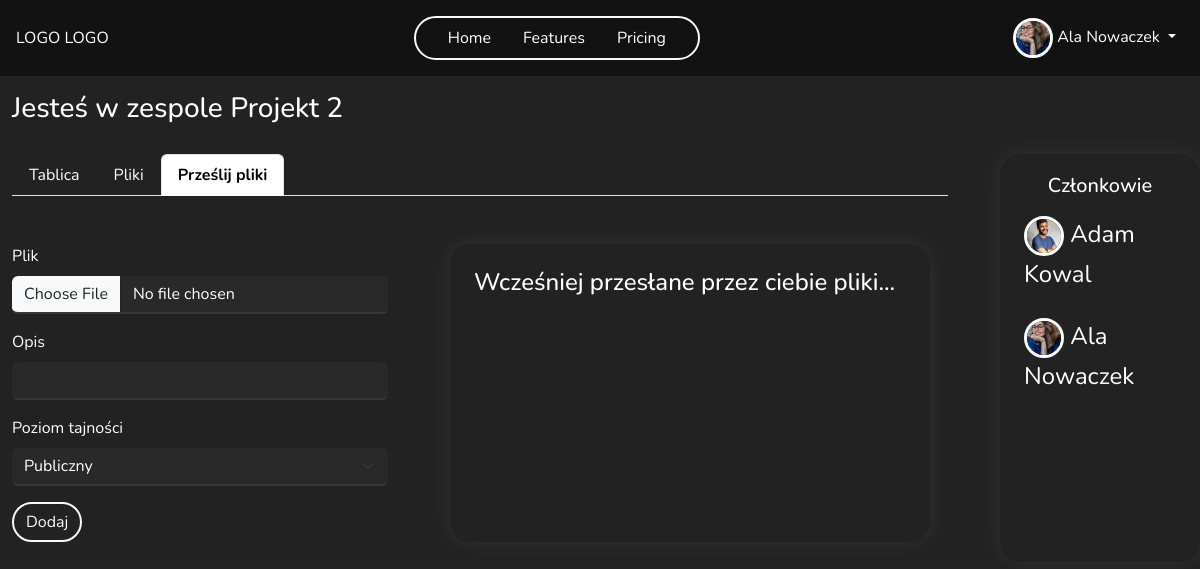
The app's page /team/4/add_file (signed in), older data.
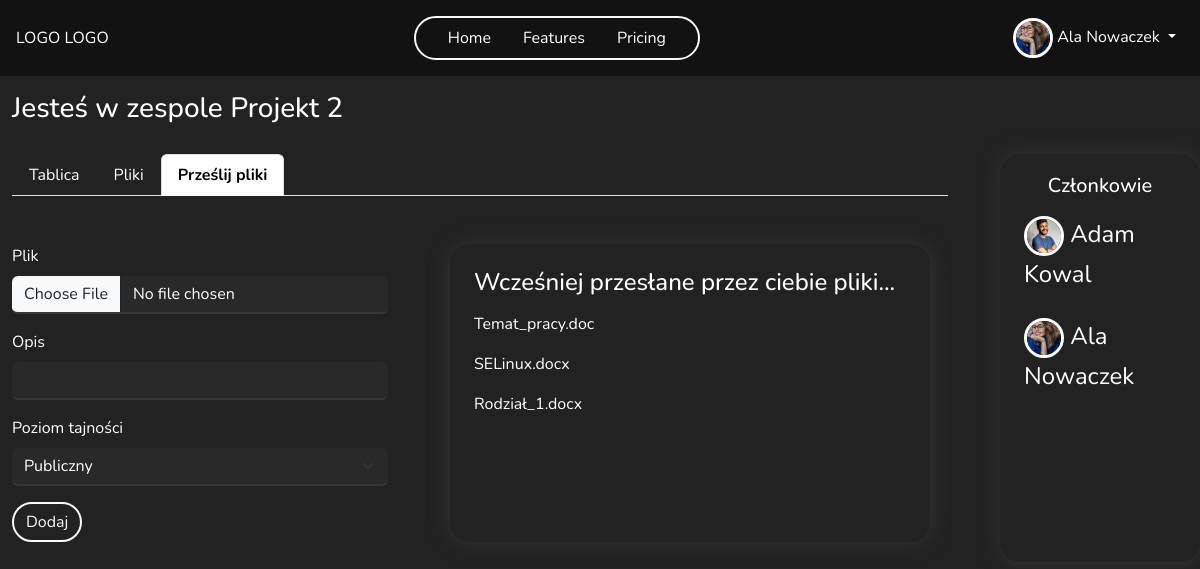
The same page, newer data.
### main/models.py (models this page shows, shortened)
class TeamMembership(models.Model):
    user = models.ForeignKey(User, on_delete=models.CASCADE)
    team = models.ForeignKey(Team, on_delete=models.CASCADE)
    groups = models.ManyToManyField(Group)
    def get_fullname_member(self):
        return f'{self.user.get_full_name()}'

class Profile(models.Model):
    user = models.OneToOneField(User, on_delete=models.CASCADE)
    image = models.ImageField(default='default.jpg', upload_to=UniqueFileName('profile_pics'))
    bio = models.TextField(max_length=500, blank=True, null=True)
    country = CountryField(default = 'PL')
    age = models.PositiveSmallIntegerField(blank=True, null=True)
    phone_number = models.CharField(max_length=20, blank=True, null=True)
    website = models.CharField(max_length=255, blank=True, null=True)

class File(models.Model):
    PRIVACY_CHOICES = [
        ('public', 'Publiczny'),
        ('confidencial', 'Poufny'),
        ('secret', 'Tajny')
    ]
    class Meta:
        permissions = [
            ('download_file', 'Can download file'),
            ('view_confidencial', 'Can view confidencial files'),
            ('edit_confidencial', 'Can edit confidencial files'),
            ('download_confidencial', 'Can download confidencial files'),
            ('view_secret', 'Can view secret files'),
            ('edit_secret', 'Can edit secret files'),
            ('download_secret', 'Can download secret files'),
        ]
    description = models.CharField(max_length=255)
    author = models.ForeignKey(User, on_delete=models.CASCADE)
    team = models.ForeignKey(Team, on_delete=models.CASCADE)
    file = models.FileField(upload_to=upload_to_team_folder, storage=gd_storage, validators=[CustomFileExtensionValidator(['pdf', 'doc', 'docx'])])
    upload_date = models.DateTimeField(default=timezone.now)
    version = models.SmallIntegerField(default=1)
    last_editor = models.ForeignKey(User, on_delete=models.SET_NULL, null=True, blank=True, related_name='last_edited_files')
    privacy_level = models.CharField(max_length=12, choices=PRIVACY_CHOICES, default='public')
    def get_file_name(self):
        return os.path.basename(self.file.name)
    def download(self, request):
        if self.team.key:
            fernet_team = self.get_team_key()
            encrypt_content = self.file.read()
            decrypted_content = fernet_team.decrypt(encrypt_content)
            mime_type, _ = guess_type(self.file.name)
            response = HttpResponse(decrypted_content, content_type=mime_type)
            response['Content-Disposition'] = f'attachment; filename="{os.path.basename(self.file.name)}"'
        return response

### main/views.py (the view)
# urls.py: path('team/<int:id>/add_file', views.team_add_file, name='team_add_file'),
@login_required
def team_add_file(request, id):
    team, members = get_team_and_members(id)
    user = request.user
    user_files = File.objects.filter(team=team, author=user)
    if request.user.is_authenticated:
        user = request.user
        user_permissions = get_user_perms(user, team)
    if request.method == 'POST':
        form = AddFileForm(request.POST or None, request.FILES or None)
        if form.is_valid():
            file = form.save(commit=False)
            file.team = team
            file.author = user
            file.save()
            return redirect('team_files', id=team.id)
    else:
        form = AddFileForm()
    context = {'team':team, 'form':form, 'user_files':user_files, 'members': members, 'user':user, 'user_permissions':user_permissions}
    return render(request, 'teams/team_add_file.html', context=context)

### main/forms.py
class AddFileForm(ModelForm):
    class Meta:
        model = File
        fields = ['file', 'description', 'privacy_level']
    def __init__(self, *args, **kwargs):
        super().__init__(*args, **kwargs)
        self.fields['file'].label = 'Plik'
        self.fields['description'].label = 'Opis'
        self.fields['privacy_level'].label = 'Poziom tajności'

### main/models.py (called while the page is built)
    def get_members(self):
        return TeamMembership.objects.filter(team=self)

### main/permission_tools.py (called while the page is built)
def get_user_perms(user, team):
    team_membership = TeamMembership.objects.filter(user=user, team=team).first()
    user_permissions = []
    if team_membership:
        group = team_membership.groups.first()
        if group:
            user_permissions += list(group.permissions.values_list('codename', flat=True))
    return user_permissions

### main/views.py (called while the page is built)
def get_team_and_members(id):
    team = get_object_or_404(Team, pk=id)
    members = team.get_members()
    return team, members

### main/templates/teams/team_add_file.html (shortened to what this page needs)
{% extends "teams/team_detail.html" %}
{% load crispy_forms_tags %}
{% block navbar %}
    {% include 'main/navbar.html' %}
{% endblock navbar %}
{% block team-content %}
<div class="row mt-5">
    <div class="col-5">
        <form method="POST" enctype="multipart/form-data">
            {{form|crispy}}
            <button type="submit" class="btn btn-outline-light border-2 rounded-pill">Dodaj</button>
        </form>
    </div>
    <div class="col-6 p-4 my-shadow">
        <h4 class="mb-3">Wcześniej przesłane przez ciebie pliki...</h4>
        <div class="row">
            {% for file in user_files %}
              <p>{{file.get_file_name}}</p>
            {% endfor %}
        </div>
    </div>
</div>
{% endblock %}

### main/templates/teams/team_detail.html (shortened to what this page needs)
{% extends "main/base.html" %}
{% load crispy_forms_tags %}
{% block content %}
<div class="container-fluid team-container ">
  <h3 class="mt-3">Jesteś w zespole {{team.name}}</h3>
    <div class="row ">
        <div class="col-10 team-col">
            <ul class="nav nav-tabs">
                <li class="nav-item">
                  <a class="nav-link" aria-current="page" href="{% url 'team_board' team.id %}">Tablica</a>
                </li>
                <li class="nav-item">
                  <a class="nav-link" href="{% url 'team_files' team.id %}">Pliki</a>
                </li>
                <li class="nav-item">
                  <a class="nav-link" href="{% url 'team_add_file' team.id %}">Prześlij pliki</a>
                </li>
              </ul>
            <div class="team-content">
              {% block team-content %}{% endblock team-content %}
            </div>
        </div>
        <div class="col-2 members-col" >
            <h5 class="text-center ">Członkowie</h5>
          {% for member in members %}
            <div class="row d-flex align-items-center ">
                <div class="member-name d-flex justify-content-between ">
                    <div>
                      <img src="{{ member.user.profile.image.url }}" class="rounded-circle img-profile">
                      {{member.get_fullname_member}}
                    </div>
                </div>
            </div>
          {% endfor %}
        </div>
    </div>
</div>
{% endblock content %}

Row changes from the older to the newer data that the page shows:
added File: get_file_name "Temat_pracy.doc"
added File: get_file_name "SELinux.docx"
added File: get_file_name "Rodział_1.docx"
